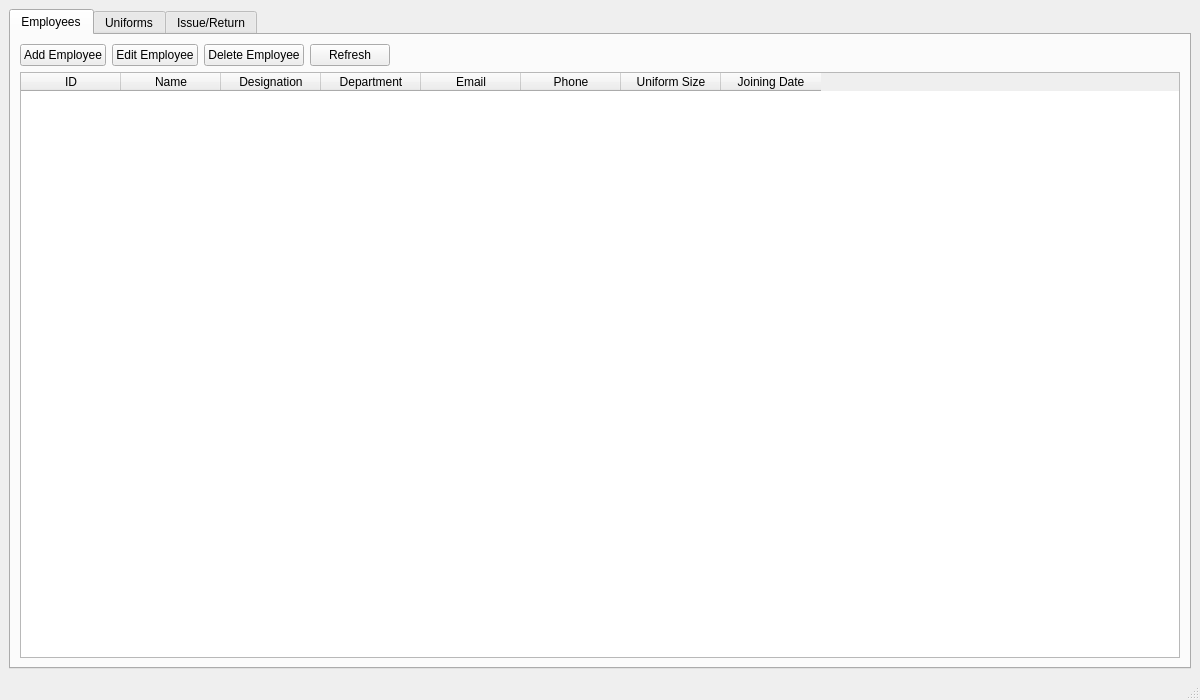
<?xml version="1.0" encoding="UTF-8"?>
<ui version="4.0">
 <class>MainWindow</class>
 <widget class="QMainWindow" name="MainWindow">
  <property name="geometry">
   <rect>
    <x>0</x>
    <y>0</y>
    <width>1200</width>
    <height>700</height>
   </rect>
  </property>
  <property name="windowTitle">
   <string>Uniform Management System</string>
  </property>
  <widget class="QWidget" name="centralwidget">
   <layout class="QVBoxLayout" name="verticalLayout">
    <item>
     <widget class="QTabWidget" name="tabWidget">
      <property name="currentIndex">
       <number>0</number>
      </property>
      <widget class="QWidget" name="employeesTab">
       <attribute name="title">
        <string>Employees</string>
       </attribute>
       <layout class="QVBoxLayout" name="verticalLayout_2">
        <item>
         <layout class="QHBoxLayout" name="horizontalLayout">
          <item>
           <widget class="QPushButton" name="addEmployeeBtn">
            <property name="text">
             <string>Add Employee</string>
            </property>
           </widget>
          </item>
          <item>
           <widget class="QPushButton" name="editEmployeeBtn">
            <property name="text">
             <string>Edit Employee</string>
            </property>
           </widget>
          </item>
          <item>
           <widget class="QPushButton" name="deleteEmployeeBtn">
            <property name="text">
             <string>Delete Employee</string>
            </property>
           </widget>
          </item>
          <item>
           <widget class="QPushButton" name="refreshEmployeesBtn">
            <property name="text">
             <string>Refresh</string>
            </property>
           </widget>
          </item>
          <item>
           <spacer name="horizontalSpacer">
            <property name="orientation">
             <enum>Qt::Horizontal</enum>
            </property>
            <property name="sizeHint" stdset="0">
             <size>
              <width>40</width>
              <height>20</height>
             </size>
            </property>
           </spacer>
          </item>
         </layout>
        </item>
        <item>
         <widget class="QTableWidget" name="employeesTable">
          <property name="columnCount">
           <number>8</number>
          </property>
          <attribute name="horizontalHeaderStretchLastSection">
           <bool>false</bool>
          </attribute>
          <column>
           <property name="text">
            <string>ID</string>
           </property>
          </column>
          <column>
           <property name="text">
            <string>Name</string>
           </property>
          </column>
          <column>
           <property name="text">
            <string>Designation</string>
           </property>
          </column>
          <column>
           <property name="text">
            <string>Department</string>
           </property>
          </column>
          <column>
           <property name="text">
            <string>Email</string>
           </property>
          </column>
          <column>
           <property name="text">
            <string>Phone</string>
           </property>
          </column>
          <column>
           <property name="text">
            <string>Uniform Size</string>
           </property>
          </column>
          <column>
           <property name="text">
            <string>Joining Date</string>
           </property>
          </column>
         </widget>
        </item>
       </layout>
      </widget>
      <widget class="QWidget" name="uniformsTab">
       <attribute name="title">
        <string>Uniforms</string>
       </attribute>
       <layout class="QVBoxLayout" name="verticalLayout_3">
        <item>
         <layout class="QHBoxLayout" name="horizontalLayout_2">
          <item>
           <widget class="QPushButton" name="addUniformBtn">
            <property name="text">
             <string>Add Uniform</string>
            </property>
           </widget>
          </item>
          <item>
           <widget class="QPushButton" name="editUniformBtn">
            <property name="text">
             <string>Edit Uniform</string>
            </property>
           </widget>
          </item>
          <item>
           <widget class="QPushButton" name="deleteUniformBtn">
            <property name="text">
             <string>Delete Uniform</string>
            </property>
           </widget>
          </item>
          <item>
           <widget class="QPushButton" name="refreshUniformsBtn">
            <property name="text">
             <string>Refresh</string>
            </property>
           </widget>
          </item>
          <item>
           <spacer name="horizontalSpacer_2">
            <property name="orientation">
             <enum>Qt::Horizontal</enum>
            </property>
            <property name="sizeHint" stdset="0">
             <size>
              <width>40</width>
              <height>20</height>
             </size>
            </property>
           </spacer>
          </item>
         </layout>
        </item>
        <item>
         <widget class="QTableWidget" name="uniformsTable">
          <property name="columnCount">
           <number>7</number>
          </property>
          <attribute name="horizontalHeaderStretchLastSection">
           <bool>false</bool>
          </attribute>
          <column>
           <property name="text">
            <string>ID</string>
           </property>
          </column>
          <column>
           <property name="text">
            <string>Type</string>
           </property>
          </column>
          <column>
           <property name="text">
            <string>Quantity</string>
           </property>
          </column>
          <column>
           <property name="text">
            <string>Size</string>
           </property>
          </column>
          <column>
           <property name="text">
            <string>Color</string>
           </property>
          </column>
          <column>
           <property name="text">
            <string>Purchase Date</string>
           </property>
          </column>
          <column>
           <property name="text">
            <string>Description</string>
           </property>
          </column>
         </widget>
        </item>
       </layout>
      </widget>
      <widget class="QWidget" name="issuesTab">
       <attribute name="title">
        <string>Issue/Return</string>
       </attribute>
       <layout class="QVBoxLayout" name="verticalLayout_4">
        <item>
         <layout class="QHBoxLayout" name="horizontalLayout_3">
          <item>
           <widget class="QPushButton" name="issueUniformBtn">
            <property name="text">
             <string>Issue Uniform</string>
            </property>
           </widget>
          </item>
          <item>
           <widget class="QPushButton" name="returnUniformBtn">
            <property name="text">
             <string>Return Uniform</string>
            </property>
           </widget>
          </item>
          <item>
           <widget class="QPushButton" name="refreshIssuesBtn">
            <property name="text">
             <string>Refresh</string>
            </property>
           </widget>
          </item>
          <item>
           <spacer name="horizontalSpacer_3">
            <property name="orientation">
             <enum>Qt::Horizontal</enum>
            </property>
            <property name="sizeHint" stdset="0">
             <size>
              <width>40</width>
              <height>20</height>
             </size>
            </property>
           </spacer>
          </item>
         </layout>
        </item>
        <item>
         <widget class="QTableWidget" name="issuesTable">
          <property name="columnCount">
           <number>7</number>
          </property>
          <attribute name="horizontalHeaderStretchLastSection">
           <bool>false</bool>
          </attribute>
          <column>
           <property name="text">
            <string>ID</string>
           </property>
          </column>
          <column>
           <property name="text">
            <string>Employee</string>
           </property>
          </column>
          <column>
           <property name="text">
            <string>Uniform Type</string>
           </property>
          </column>
          <column>
           <property name="text">
            <string>Quantity</string>
           </property>
          </column>
          <column>
           <property name="text">
            <string>Issue Date</string>
           </property>
          </column>
          <column>
           <property name="text">
            <string>Return Date</string>
           </property>
          </column>
          <column>
           <property name="text">
            <string>Status</string>
           </property>
          </column>
         </widget>
        </item>
       </layout>
      </widget>
     </widget>
    </item>
   </layout>
  </widget>
  <widget class="QStatusBar" name="statusbar"/>
 </widget>
 <resources/>
 <connections/>
</ui>
